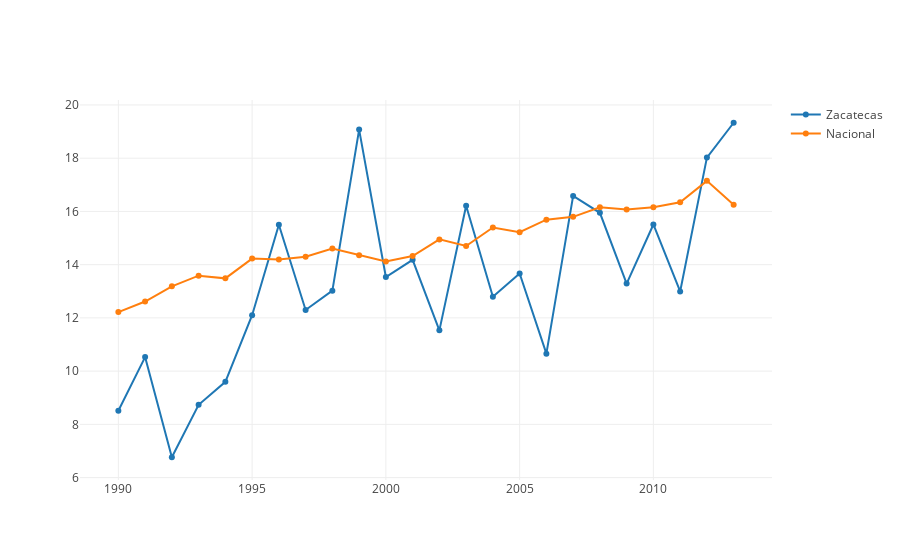

Here is the notebook cell this chart was saved with:
### Code cell
iplot(traces[31:34], filename='scatter-mode')
